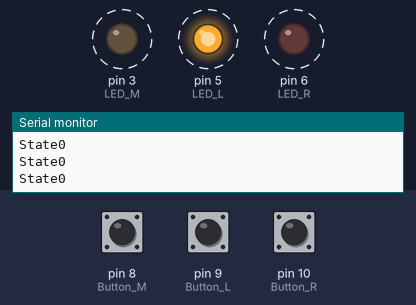
The sketch below on a simulated Arduino Uno, built with avr-gcc and run on an emulated ATmega328P. On the bench: output pins drawn as LEDs (lit = HIGH), the last lines printed to the serial monitor. Dashed ring = blinking. Inputs (shaded band) come from the test bench; at power-on: pin 8 (Button_M) LOW, pin 9 (Button_L) LOW, pin 10 (Button_R) LOW.

Above: at 3.8 s.
3.9 s: pin 8 (Button_M) pulled HIGH for 0.95 s
At 5.0 s:
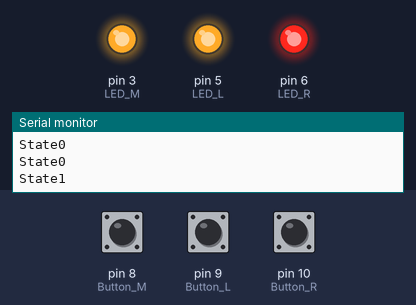
At 10.0 s:
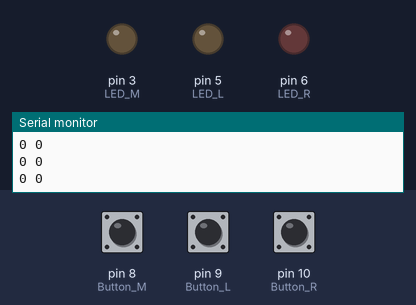
Timing chart, 0 to 11.5 s (numbered marks = the images above; inputs shaded):
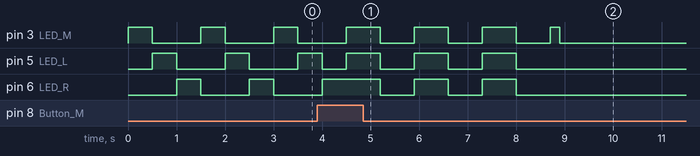

The sketch:

cci_week1_final.ino
```cpp
const int LED_M = 3;
const int LED_L = 5;
const int LED_R = 6;
const int Button_M = 8;
const int Button_L = 9;
const int Button_R = 10;
int ledState = HIGH;
int buttonState;
int buttonState2;
int lastButtonState = LOW;
int lastButtonState2 = LOW;
int counter=0;
int counter2=0;
int state;
int value1;
int value2;


unsigned long lastDebounceTime = 0;
unsigned long lastDebounceTime2 = 0;
unsigned long debounceDelay = 20;
void setup() {
  pinMode(LED_M, OUTPUT);
  pinMode(LED_L, OUTPUT);
  pinMode(LED_R, OUTPUT);
  pinMode(Button_M, INPUT);
  pinMode(Button_L, INPUT);
  pinMode(Button_R, INPUT);


  Serial.begin(9600);

}


void standBy(){
       Serial.println("State0");
     digitalWrite(LED_M, HIGH);
     digitalWrite(LED_R, LOW);
     delay(500);
     digitalWrite(LED_L, HIGH);
     digitalWrite(LED_M, LOW);
     delay(500);
     digitalWrite(LED_R, HIGH);
     digitalWrite(LED_L, LOW);
     delay(500);
     if(digitalRead(Button_M)== HIGH){
     digitalWrite(LED_M, HIGH);
     moveIn();


}
}
void moveIn(){
  Serial.println("State1");
     digitalWrite(LED_M, HIGH);
     digitalWrite(LED_R, HIGH);
     digitalWrite(LED_L, HIGH);
     delay(700);
     digitalWrite(LED_M, LOW);
     digitalWrite(LED_L, LOW);
     digitalWrite(LED_R, LOW);
     delay(700);
     digitalWrite(LED_M, HIGH);
     digitalWrite(LED_R, HIGH);
     digitalWrite(LED_L, HIGH);
     delay(700);
     digitalWrite(LED_M, LOW);
     digitalWrite(LED_L, LOW);
     digitalWrite(LED_R, LOW);
     delay(700);
     digitalWrite(LED_M, HIGH);
     digitalWrite(LED_R, HIGH);
     digitalWrite(LED_L, HIGH);
     delay(700);
     digitalWrite(LED_M, LOW);
     digitalWrite(LED_L, LOW);
     digitalWrite(LED_R, LOW);
     delay(700);
     digitalWrite(LED_M, HIGH);
     delay(200);
     digitalWrite(LED_M, LOW);
     counter = 0;
     counter2 = 0;
     state =2;


}
void game(){
  int reading = digitalRead(Button_L);
  int reading2 = digitalRead(Button_R);
  int value = 0;
  if (reading != lastButtonState) {
    lastDebounceTime = millis();
  }
  if (reading2 != lastButtonState2) {
    lastDebounceTime = millis();
  }

  if ((millis() - lastDebounceTime) > debounceDelay) {
    if (reading != buttonState) {
      buttonState = reading;
      if (buttonState == HIGH) {
        counter ++;

      }
    }
  }

if ((millis() - lastDebounceTime2) > debounceDelay) {
    if (reading2 != buttonState2) {
      buttonState2 = reading2;
      if (buttonState2 == HIGH) {
        counter2 ++;


      }
    }
  }


  //value1=map((counter/(counter+counter2+1))*255,0,(counter+counter2+1), 80, 255);
  //value2=map((counter2/(counter+counter2+1))*255,0,(counter+counter2+1), 80, 255);
 // digitalWrite(LED_L,value);
 // digitalWrite(LED_R,value2);

   Serial.print(counter);
  //Serial.print(value);
  Serial.print(" ");
  Serial.println(counter2);
 // Serial.print(" ");
  //Serial.println(value2);


  lastButtonState = reading;
  lastButtonState2 = reading2;


  if ((counter-counter2) > 5) {
    Serial.println("END");
    Serial.println("Left Win");
    digitalWrite(LED_M, HIGH);
    state = 3;


  }
    if ((counter2-counter) > 5) {
    Serial.println("END");
    Serial.println("Right Win");
    digitalWrite(LED_M, HIGH);
    state = 4;


  }
      }
  void left(){
        counter = 0;
    counter2 = 0;
  delay(600);
  digitalWrite(LED_L, HIGH);
  delay(600);
  digitalWrite(LED_L, LOW);
  delay(600);
  Serial.println("LEFT");
  if (digitalRead(Button_M) == HIGH){
  state = 0;
  }
}
void right(){
      counter = 0;
    counter2 = 0;
  delay(1000);
  digitalWrite(LED_R, HIGH);
  delay(1000);
  digitalWrite(LED_R, LOW);
  delay(1000);
  Serial.println("RIGHT");
  if (digitalRead(Button_M) == HIGH){
    state = 0;}
    }


void loop() {
  if(state ==0){
    standBy();}

if (state == 1 ){
  moveIn();
}
if (state ==2){
  game();
}
if (state ==3){
  left();
}
if (state ==4){
  right();
}
if ((digitalRead(Button_M) == HIGH)&&(digitalRead(Button_L))) {
state = 0;}
if ((state != 2)&&(digitalRead(Button_R) == HIGH)&&(digitalRead(Button_L))) {
state = 1;}
}
```

Measured:
- by itself, pin 5 (LED_L): repeats every 1.4 s: HIGH 0.70 s, LOW 0.70 s, until it stays LOW from 8.0 s
- by itself, pin 6 (LED_R): repeats every 1.4 s: LOW 0.70 s, HIGH 0.70 s, until it stays LOW from 8.0 s
